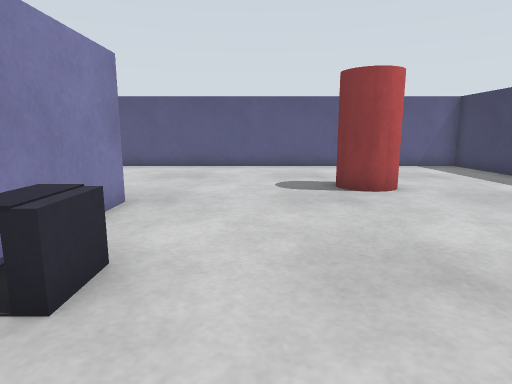
view 1 (above)

18 first-person views from a walk through a robot-simulator world made for Gazebo. The camera is 0.72 m above the floor, tilts 10° down and sees 75° across. The floor is counted in squares, 0.5 m on a side. Each view is taken from the middle of a square. On the plan, view 1 faces up. The plan holds only what a view shows up to about 15 squares ahead; the rest is blank. The place goes on beyond the plan.

view 2
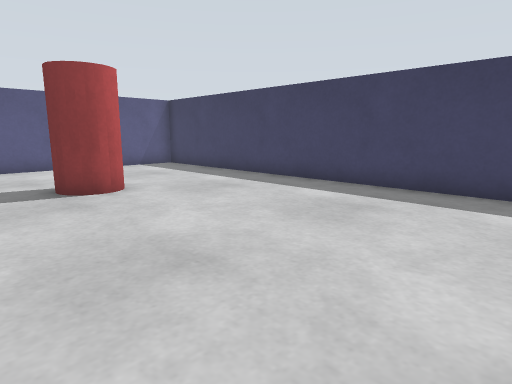

view 3
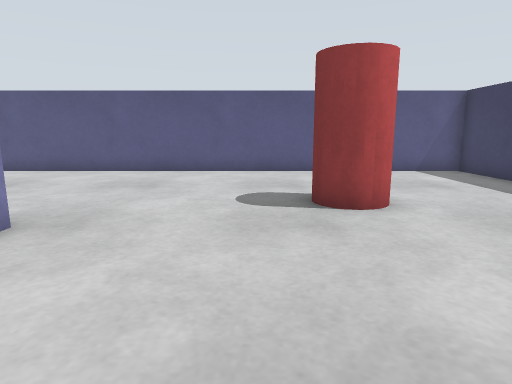

view 4
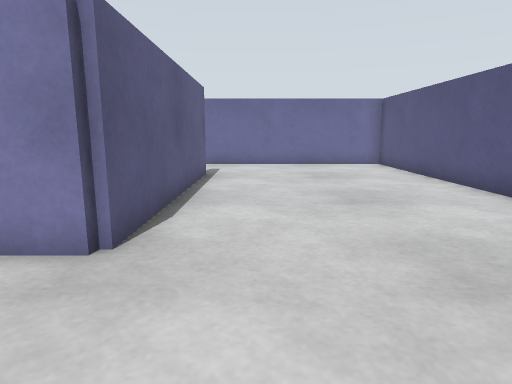

view 5
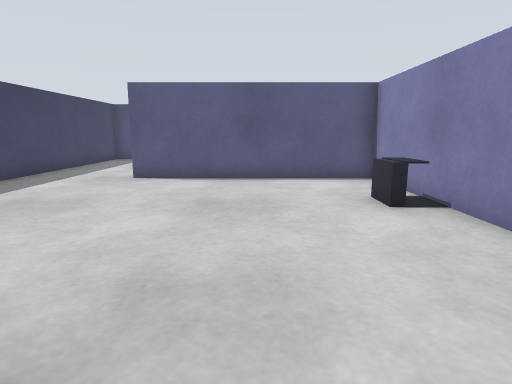

view 6
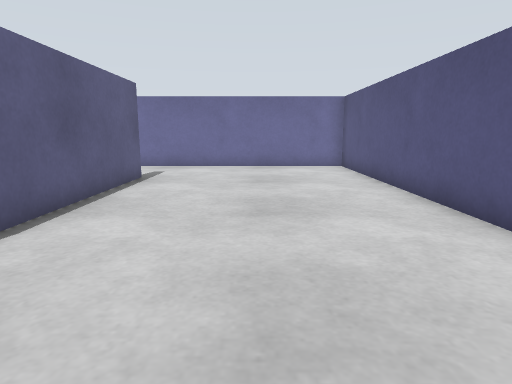

view 7
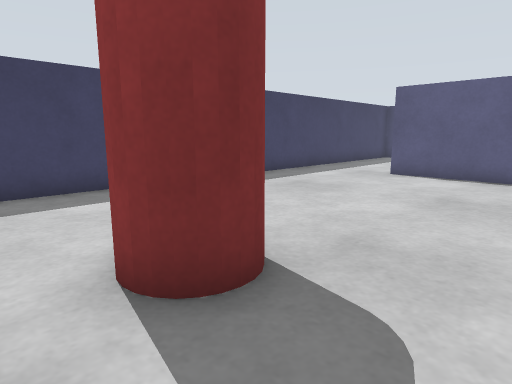

view 8
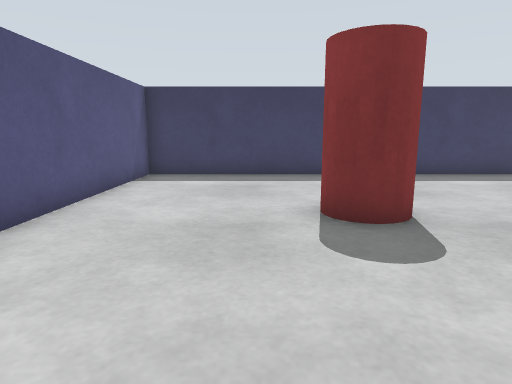

view 9
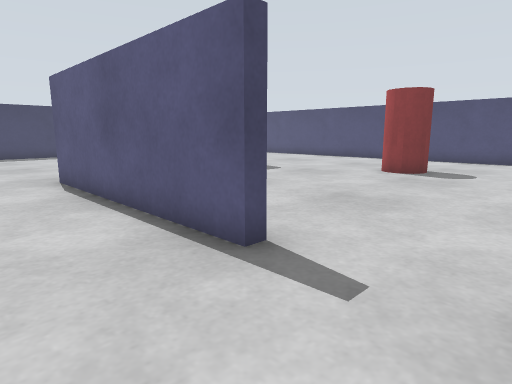

view 10
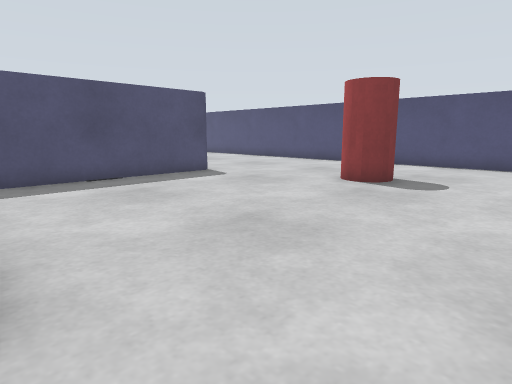

view 11
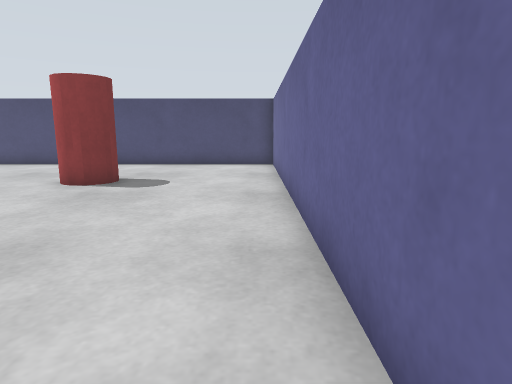

view 12
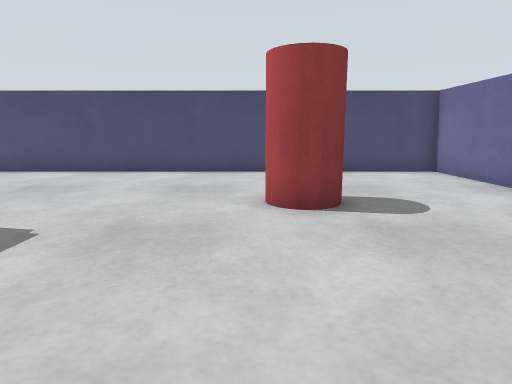

view 13
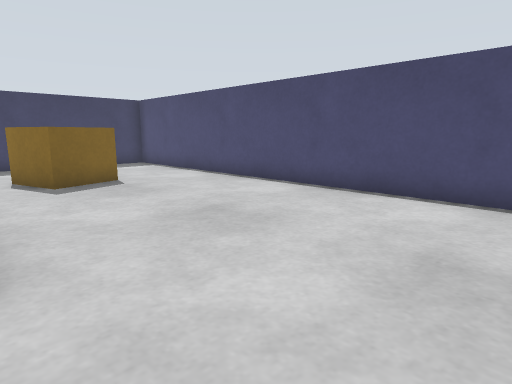

view 14
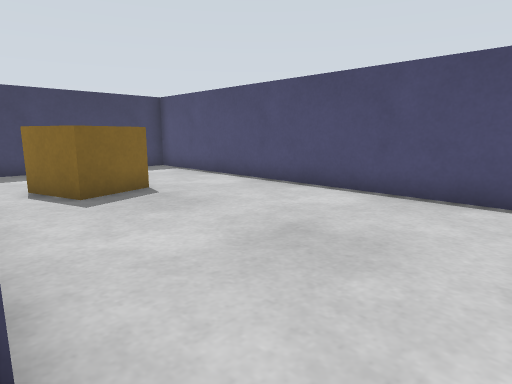

view 15
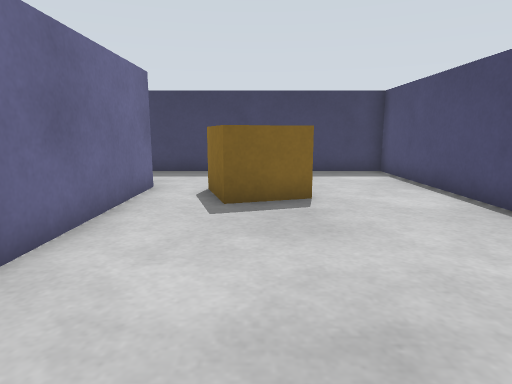

view 16
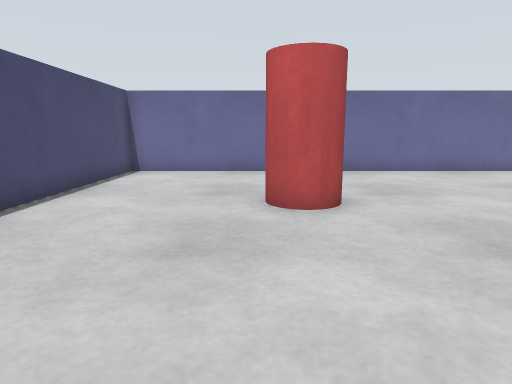

view 17
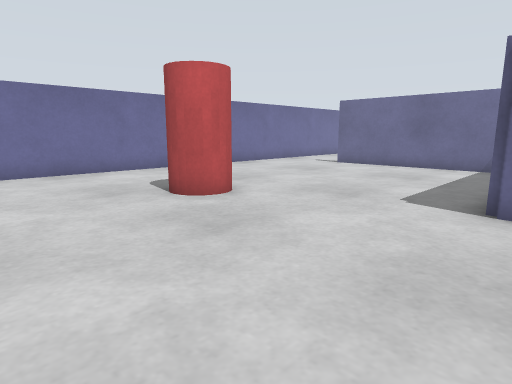

view 18
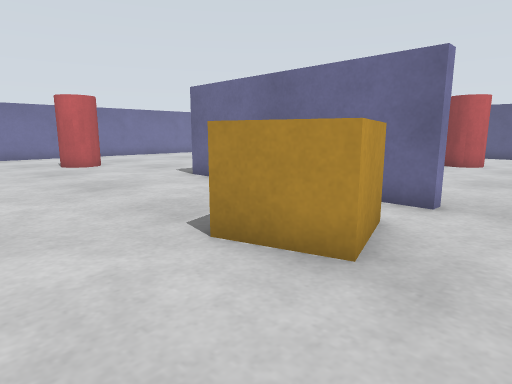

### Floor plan
Points are (right, up) in squares from view 1. A wall is a line through its corners. A room is listed if a view was taken in it or the views show most of it. See-through windows are left out.
Room 1 (views 1, 2, 3, 4, 5, 6, 7, 8, 9, 10, 11)
walls: (-11, 6.8) (-11, 7.2) (-2.8, 7.2) (-2.8, -0.8) (5, -0.8) (5, -1.2); (8.8, -2.6) (8.8, 14.8) (-14.8, 14.8) (-14.8, 6.6)
ways out: opening at (-13, 7) to room 2; opening at (6.5, -2) to room 2
objects: other object (-2, 2) to (-2, 4); pillar (2, 8) to (4, 10)
Room 2 (views 12, 13, 14, 15, 16, 17, 18)
walls: (-4.5, 6.8) (-9, 6.8); (5, -1.2) (-3.2, -1.2) (-3.2, 5.6); (-14.8, 6.6) (-14.8, -8.8) (8.8, -8.8) (8.8, -2.6)
ways out: opening at (-13, 7) to room 1; opening at (6.5, -2) to room 1
objects: pillar (-10, -4) to (-8, -2); yellow box (3, -5) to (5, -3)

Where each view was taken, in squares from view 1:
view 1: 0 up, 0 right, facing up
view 2: 0 up, 0 right, facing up-right
view 3: 2 up, 1 right, facing up
view 4: 9 up, 1 right, facing left
view 5: 10 up, 1 right, facing down
view 6: 11 up, 0 right, facing left
view 7: 11 up, 0 right, facing down-right
view 8: 11 up, 3 left, facing right
view 9: 10 up, 14 left, facing down-right
view 10: 7 up, 14 left, facing down-right
view 11: 7 up, 14 left, facing down
view 12: 4 up, 8 left, facing down
view 13: 1 down, 7 left, facing down-right
view 14: 1 down, 5 left, facing down-right
view 15: 4 down, 4 left, facing right
view 16: 4 down, 2 left, facing left
view 17: 8 down, 2 left, facing up-left
view 18: 8 down, 7 right, facing up-left
